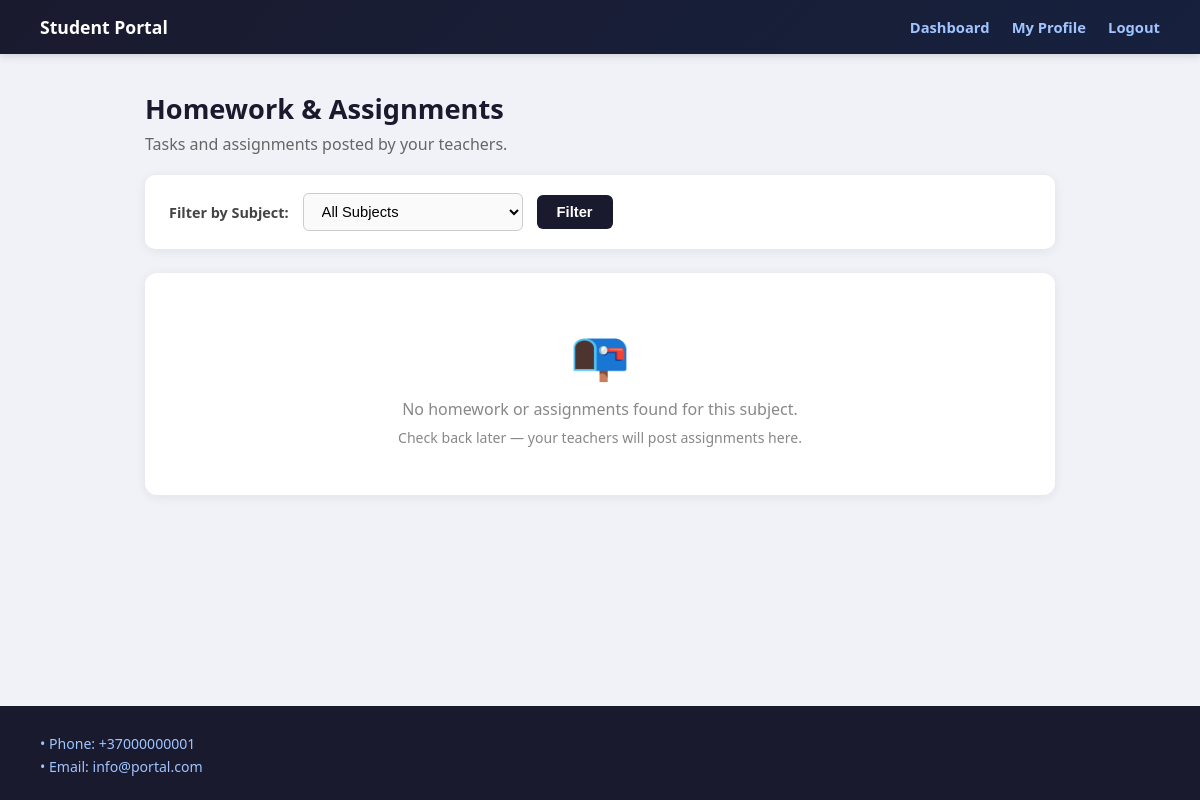
Page /homework_student.php?subject_id=5 (signed in) on the earlier database version.
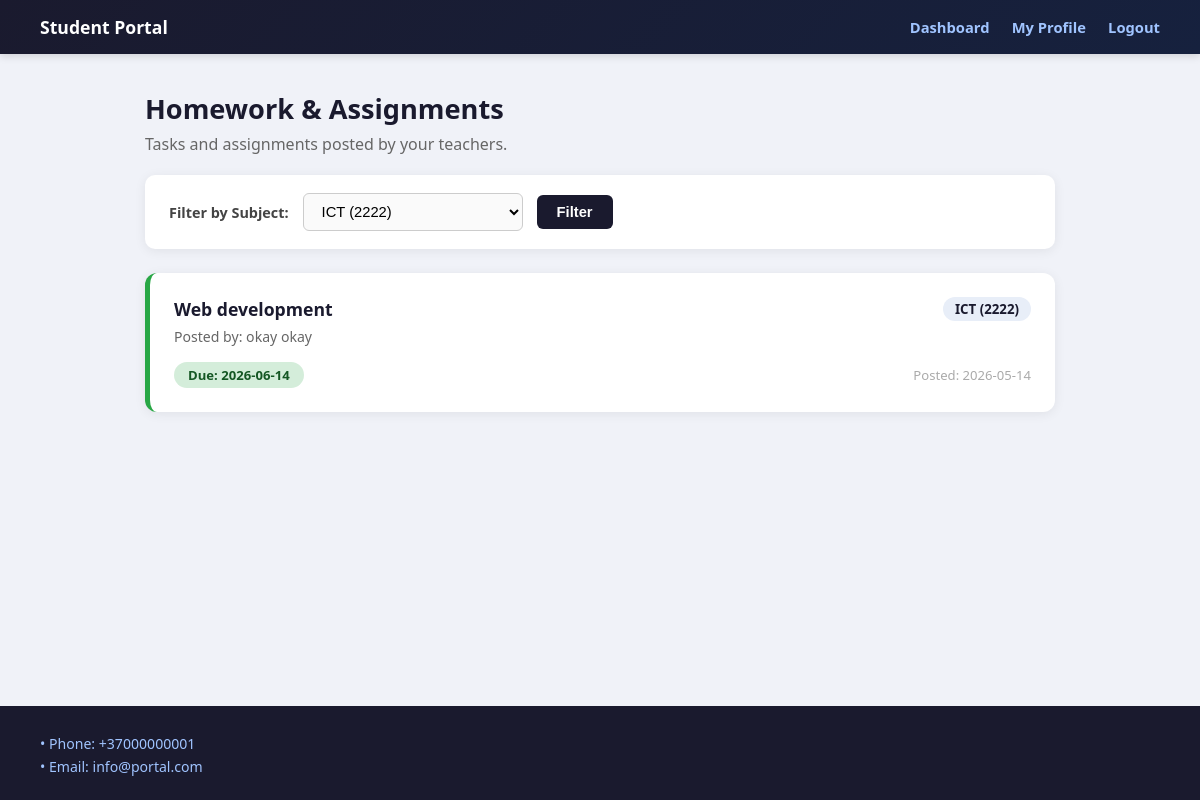
Same page on the later database version.
### tables this page shows
CREATE TABLE `homework` (
  `id` int(11) NOT NULL,
  `subject_id` int(11) NOT NULL,
  `teacher_id` int(11) NOT NULL,
  `title` varchar(200) NOT NULL,
  `description` text DEFAULT NULL,
  `due_date` date DEFAULT NULL,
  `created_at` timestamp NOT NULL DEFAULT current_timestamp()
);

CREATE TABLE `subjects` (
  `id` int(11) NOT NULL,
  `subject_name` varchar(100) NOT NULL,
  `subject_code` varchar(20) DEFAULT NULL,
  `teacher_id` int(11) NOT NULL,
  `created_at` timestamp NOT NULL DEFAULT current_timestamp()
);

CREATE TABLE `users` (
  `id` int(11) NOT NULL COMMENT 'Unique ID for each user',
  `username` varchar(50) NOT NULL COMMENT 'User''s login name',
  `password` varchar(255) NOT NULL COMMENT 'User''s password',
  `name` varchar(100) DEFAULT NULL COMMENT 'User''s first name',
  `surname` varchar(100) DEFAULT NULL COMMENT 'User''s last name',
  `birth_year` year(4) DEFAULT NULL COMMENT 'User''s year of birth',
  `description` text DEFAULT NULL COMMENT 'A long text about the user',
  `photo` varchar(255) DEFAULT NULL COMMENT 'The file path of the user''s photo',
  `role` enum('student','teacher') NOT NULL DEFAULT 'student'
);

### homework_student.php (the view, shortened to what this page needs)
<?php
require_once 'config.php';
$student_id = (int)$_SESSION["user_id"];
$subject_id = (int)($_GET["subject_id"] ?? 0);
$stmt = $conn->prepare(
    "SELECT s.id, s.subject_name, s.subject_code
     FROM enrollments e
     JOIN subjects s ON s.id = e.subject_id
     WHERE e.student_id = ?
     ORDER BY s.subject_name ASC"
);
$stmt->bind_param("i", $student_id);
$stmt->execute();
$subjects_res = $stmt->get_result();
$subjects = [];
while ($row = $subjects_res->fetch_assoc()) $subjects[] = $row;
if ($subject_id > 0) {
    $stmt = $conn->prepare(
        "SELECT h.id, h.title, h.description, h.due_date, h.created_at,
                s.subject_name, s.subject_code,
                u.username AS teacher_username, u.name AS teacher_name, u.surname AS teacher_surname
         FROM homework h
         JOIN subjects s ON s.id = h.subject_id
         JOIN users u ON u.id = h.teacher_id
         JOIN enrollments e ON e.subject_id = h.subject_id AND e.student_id = ?
         WHERE h.subject_id = ?
         ORDER BY h.created_at DESC"
    );
    $stmt->bind_param("ii", $student_id, $subject_id);
}
$stmt->execute();
$hw_result = $stmt->get_result();
$today = date("Y-m-d");
?>
<!DOCTYPE html>
<html lang="en">
<head>
</head>
<body>
<div class="navbar">
    <div class="logo">Student Portal</div>
    <div>
        <a href="student_dashboard.php">Dashboard</a>
        <a href="user_profile.php">My Profile</a>
        <a href="user_logout.php">Logout</a>
    </div>
</div>
<div class="container">
    <h1>Homework & Assignments</h1>
    <p style="color:#666;margin-bottom:20px;">Tasks and assignments posted by your teachers.</p>
    <form method="get">
        <div class="filter-bar">
            <label>Filter by Subject:</label>
            <select name="subject_id">
                <option value="0">All Subjects</option>
                <?php foreach ($subjects as $s): ?>
                    <option value="<?php echo (int)$s['id']; ?>" <?php echo ((int)$s['id'] === $subject_id) ? 'selected' : ''; ?>>
                        <?php echo htmlspecialchars($s['subject_name'] . (!empty($s['subject_code']) ? " ({$s['subject_code']})" : "")); ?>
                    </option>
                <?php endforeach; ?>
            </select>
            <button type="submit">Filter</button>
        </div>
    </form>
    <div class="hw-list">
        <?php
        $count = 0;
        while ($hw = $hw_result->fetch_assoc()):
            $count++;
            $due = $hw['due_date'];
            $card_class = 'no-due';
            $due_label  = '';
            $badge_class = 'due-none';
            if ($due) {
                if ($due < $today) {
                    $card_class  = 'overdue';
                    $badge_class = 'due-overdue';
                    $due_label   = 'Due: ' . $due . ' (Overdue)';
                } elseif ($due === $today) {
                    $card_class  = 'upcoming';
                    $badge_class = 'due-today';
                    $due_label   = 'Due: Today!';
                } else {
                    $card_class  = 'upcoming';
                    $badge_class = 'due-upcoming';
                    $due_label   = 'Due: ' . $due;
                }
            } else {
                $due_label = 'No due date';
            }
            $teacher_full = trim(($hw['teacher_name'] ?? '') . ' ' . ($hw['teacher_surname'] ?? ''));
            $teacher_label = $teacher_full ?: $hw['teacher_username'];
            $subject_label = $hw['subject_name'] . (!empty($hw['subject_code']) ? " ({$hw['subject_code']})" : "");
        ?>
        <div class="hw-card <?php echo $card_class; ?>">
            <div class="hw-header">
                <span class="hw-title"><?php echo htmlspecialchars($hw['title']); ?></span>
                <span class="hw-subject"><?php echo htmlspecialchars($subject_label); ?></span>
            </div>
            <div class="hw-teacher">Posted by: <?php echo htmlspecialchars($teacher_label); ?></div>
            <div class="hw-footer">
                <span class="due-badge <?php echo $badge_class; ?>"><?php echo htmlspecialchars($due_label); ?></span>
                <span class="posted-date">Posted: <?php echo htmlspecialchars(substr($hw['created_at'], 0, 10)); ?></span>
            </div>
        </div>
        <?php endwhile; ?>
        <?php if ($count === 0): ?>
        <div class="empty-state">
            <div class="icon">📭</div>
            <p>No homework or assignments found<?php echo $subject_id > 0 ? ' for this subject' : ''; ?>.</p>
            <p style="margin-top:8px;font-size:0.88rem;">Check back later — your teachers will post assignments here.</p>
        </div>
        <?php endif; ?>
    </div>
</div>
<div class="footer">
    <p>• Phone: +37000000001</p>
    <p>• Email: info@portal.com</p>
</div>
</body>
</html>

Differences in the rows shown:
added homework: title "Web development", subject.subject_code "ICT (2222)", teacher.surname "okay okay", due_date "Due: 2026-06-14", created_at "2026-05-14"
Other differences:
form field subject_id: "All Subjects" → "ICT (2222)"
text no longer shown: "📭 No homework or assignments found for this subject . Check back later — your teachers will post assignments here."
